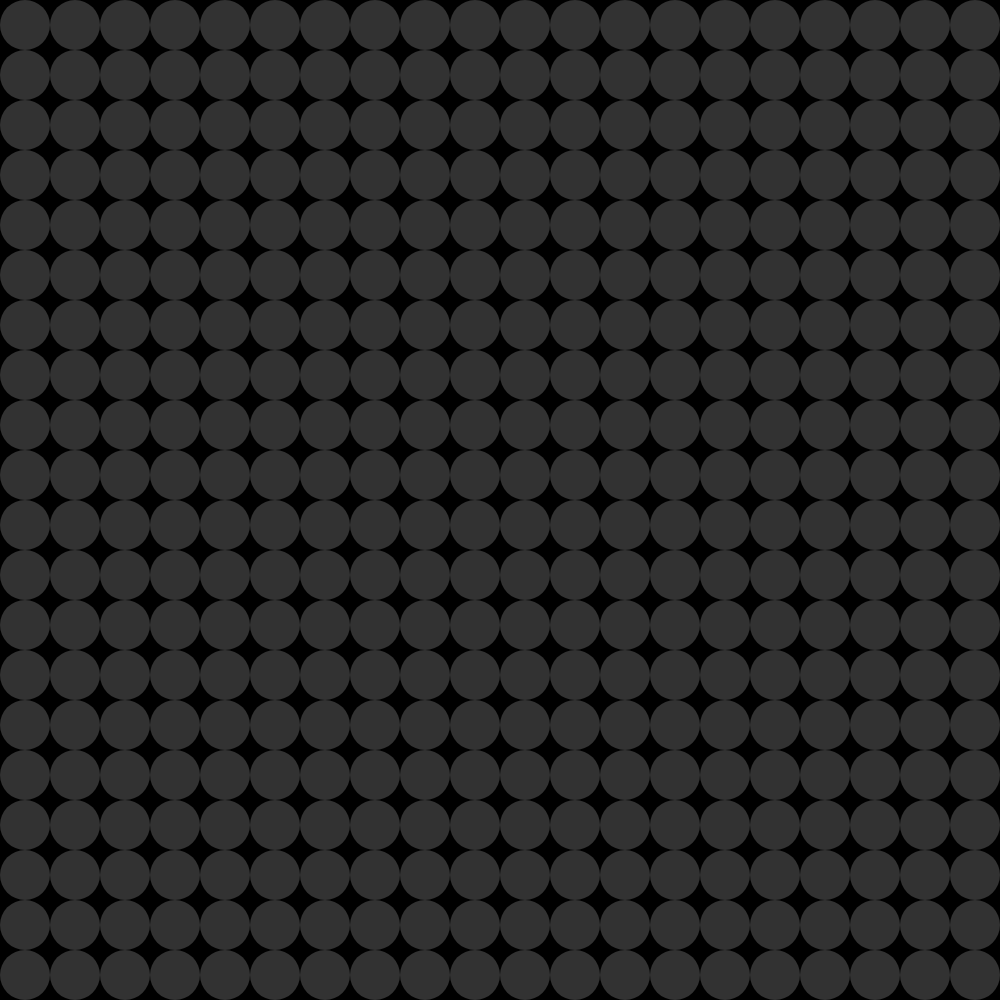
Frame 1 (no input)
Frame 60 (no input): identical to frame 1, image omitted
Frame 120 (the mouse pressed at the canvas centre since frame 60): identical to frame 1, image omitted

The p5.js sketch that drew this single still picture (run headless with seeded random() and noise() and a simulated clock; from frame 60 on, the mouse is pressed at the canvas centre):

// p5.js sketch
// ── sketch.js
let pixel1 = 50;
let pixel2 = 50;

function setup(){
    createCanvas(1000, 1000);
    background(0);
    ellipseMode(CORNER);

}

function draw() {
background(0);

    if (keyIsDown(UP_ARROW)){
        pixel2 = pixel2 + 1;
    }
    if (keyIsDown(DOWN_ARROW)){
        pixel2 = pixel2 - 1;
    }

    fill(pixel1);
    noStroke();
    ellipse(0, 0, 50, 50);
    ellipse(0, 50, 50, 50);
    ellipse(0, 100, 50, 50);
    ellipse(0, 150, 50, 50);
    ellipse(0, 200, 50, 50);
    ellipse(0, 250, 50, 50);
    ellipse(0, 300, 50, 50);
    ellipse(0, 350, 50, 50);
    ellipse(0, 400, 50, 50);
    ellipse(0, 450, 50, 50);
    ellipse(0, 500, 50, 50);
    ellipse(0, 550, 50, 50);
    ellipse(0, 600, 50, 50);
    ellipse(0, 650, 50, 50);
    ellipse(0, 700, 50, 50);
    ellipse(0, 750, 50, 50);
    ellipse(0, 800, 50, 50);
    ellipse(0, 850, 50, 50);
    ellipse(0, 900, 50, 50);
    ellipse(0, 950, 50, 50);

    ellipse(50, 0, 50, 50);
    ellipse(50, 50, 50, 50);
    ellipse(50, 100, 50, 50);
    ellipse(50, 150, 50, 50);
    ellipse(50, 200, 50, 50);
    ellipse(50, 250, 50, 50);
    ellipse(50, 300, 50, 50);
    ellipse(50, 350, 50, 50);
    ellipse(50, 400, 50, 50);
    ellipse(50, 450, 50, 50);
    ellipse(50, 500, 50, 50);
    ellipse(50, 550, 50, 50);
    ellipse(50, 600, 50, 50);
    ellipse(50, 650, 50, 50);
    ellipse(50, 700, 50, 50);
    ellipse(50, 750, 50, 50);
    ellipse(50, 800, 50, 50);
    ellipse(50, 850, 50, 50);
    ellipse(50, 900, 50, 50);
    ellipse(50, 950, 50, 50);

    ellipse(100, 0, 50, 50);
    ellipse(100, 50, 50, 50);
    ellipse(100, 100, 50, 50);
    ellipse(100, 150, 50, 50);
    ellipse(100, 200, 50, 50);
    ellipse(100, 250, 50, 50);
    ellipse(100, 300, 50, 50);
    ellipse(100, 350, 50, 50);
    ellipse(100, 400, 50, 50);
    ellipse(100, 450, 50, 50);
    ellipse(100, 500, 50, 50);
    ellipse(100, 550, 50, 50);
    ellipse(100, 600, 50, 50);
    ellipse(100, 650, 50, 50);
    ellipse(100, 700, 50, 50);
    ellipse(100, 750, 50, 50);
    ellipse(100, 800, 50, 50);
    ellipse(100, 850, 50, 50);
    ellipse(100, 900, 50, 50);
    ellipse(100, 950, 50, 50);

    ellipse(150, 0, 50, 50);
    ellipse(150, 50, 50, 50);
    ellipse(150, 100, 50, 50);
    push();
    fill(pixel2);
    ellipse(150, 150, 50, 50);
    ellipse(150, 200, 50, 50);
    ellipse(150, 250, 50, 50);
    pop();
    ellipse(150, 300, 50, 50);
    ellipse(150, 350, 50, 50);
    ellipse(150, 400, 50, 50);
    ellipse(150, 450, 50, 50);
    ellipse(150, 500, 50, 50);
    ellipse(150, 550, 50, 50);
    ellipse(150, 600, 50, 50);
    ellipse(150, 650, 50, 50);
    ellipse(150, 700, 50, 50);
    ellipse(150, 750, 50, 50);
    push();
    fill(pixel2);
    ellipse(150, 800, 50, 50);
    pop()
    ellipse(150, 850, 50, 50);
    ellipse(150, 900, 50, 50);
    ellipse(150, 950, 50, 50);

    ellipse(200, 0, 50, 50);
    ellipse(200, 50, 50, 50);
    push();
    fill(pixel2);
    ellipse(200, 100, 50, 50);
    ellipse(200, 150, 50, 50);
    pop();
    ellipse(200, 200, 50, 50);
    ellipse(200, 250, 50, 50);
    ellipse(200, 300, 50, 50);
    ellipse(200, 350, 50, 50);
    ellipse(200, 400, 50, 50);
    ellipse(200, 450, 50, 50);
    ellipse(200, 500, 50, 50);
    ellipse(200, 550, 50, 50);
    ellipse(200, 600, 50, 50);
    ellipse(200, 650, 50, 50);
    ellipse(200, 700, 50, 50);
    ellipse(200, 750, 50, 50);
    push();
    fill(pixel2);
    ellipse(200, 800, 50, 50);
    pop();
    ellipse(200, 850, 50, 50);
    ellipse(200, 900, 50, 50);
    ellipse(200, 950, 50, 50);

    ellipse(250, 0, 50, 50);
    ellipse(250, 50, 50, 50);
    push();
    fill(pixel2);
    ellipse(250, 100, 50, 50);
    pop();
    ellipse(250, 150, 50, 50);
    ellipse(250, 200, 50, 50);
    ellipse(250, 250, 50, 50);
    ellipse(250, 300, 50, 50);
    ellipse(250, 350, 50, 50);
    ellipse(250, 400, 50, 50);
    ellipse(250, 450, 50, 50);
    ellipse(250, 500, 50, 50);
    ellipse(250, 550, 50, 50);
    ellipse(250, 600, 50, 50);
    ellipse(250, 650, 50, 50);
    ellipse(250, 700, 50, 50);
    ellipse(250, 750, 50, 50);
    push();
    fill(pixel2);
    ellipse(250, 800, 50, 50);
    pop();
    ellipse(250, 850, 50, 50);
    ellipse(250, 900, 50, 50);
    ellipse(250, 950, 50, 50);

    ellipse(300, 0, 50, 50);
    ellipse(300, 50, 50, 50);
    push();
    fill(pixel2);
    ellipse(300, 100, 50, 50);
    pop();
    ellipse(300, 150, 50, 50);
    ellipse(300, 200, 50, 50);
    ellipse(300, 250, 50, 50);
    ellipse(300, 300, 50, 50);
    ellipse(300, 350, 50, 50);
    ellipse(300, 400, 50, 50);
    ellipse(300, 450, 50, 50);
    ellipse(300, 500, 50, 50);
    ellipse(300, 550, 50, 50);
    ellipse(300, 600, 50, 50);
    ellipse(300, 650, 50, 50);
    ellipse(300, 700, 50, 50);
    ellipse(300, 750, 50, 50);
    push();
    fill(pixel2);
    ellipse(300, 800, 50, 50);
    pop();
    ellipse(300, 850, 50, 50);
    ellipse(300, 900, 50, 50);
    ellipse(300, 950, 50, 50);

    ellipse(350, 0, 50, 50);
    ellipse(350, 50, 50, 50);
    push();
    fill(pixel2);
    ellipse(350, 100, 50, 50);
    pop();
    ellipse(350, 150, 50, 50);
    ellipse(350, 200, 50, 50);
    ellipse(350, 250, 50, 50);
    ellipse(350, 300, 50, 50);
    ellipse(350, 350, 50, 50);
    ellipse(350, 400, 50, 50);
    ellipse(350, 450, 50, 50);
    ellipse(350, 500, 50, 50);
    ellipse(350, 550, 50, 50);
    ellipse(350, 600, 50, 50);
    ellipse(350, 650, 50, 50);
    ellipse(350, 700, 50, 50);
    ellipse(350, 750, 50, 50);
    push();
    fill(pixel2);
    ellipse(350, 800, 50, 50);
    pop();
    ellipse(350, 850, 50, 50);
    ellipse(350, 900, 50, 50);
    ellipse(350, 950, 50, 50);

    ellipse(400, 0, 50, 50);
    ellipse(400, 50, 50, 50);
    push();
    fill(pixel2);
    ellipse(400, 100, 50, 50);
    pop();
    ellipse(400, 150, 50, 50);
    ellipse(400, 200, 50, 50);
    ellipse(400, 250, 50, 50);
    ellipse(400, 300, 50, 50);
    ellipse(400, 350, 50, 50);
    ellipse(400, 400, 50, 50);
    ellipse(400, 450, 50, 50);
    ellipse(400, 500, 50, 50);
    ellipse(400, 550, 50, 50);
    ellipse(400, 600, 50, 50);
    ellipse(400, 650, 50, 50);
    ellipse(400, 700, 50, 50);
    ellipse(400, 750, 50, 50);
    push();
    fill(pixel2);
    ellipse(400, 800, 50, 50);
    pop();
    ellipse(400, 850, 50, 50);
    ellipse(400, 900, 50, 50);
    ellipse(400, 950, 50, 50);

    ellipse(450, 0, 50, 50);
    ellipse(450, 50, 50, 50);
    push();
    fill(pixel2);
    ellipse(450, 100, 50, 50);
    ellipse(450, 150, 50, 50);
    ellipse(450, 200, 50, 50);
    ellipse(450, 250, 50, 50);
    ellipse(450, 300, 50, 50);
    ellipse(450, 350, 50, 50);
    ellipse(450, 400, 50, 50);
    ellipse(450, 450, 50, 50);
    ellipse(450, 500, 50, 50);
    ellipse(450, 550, 50, 50);
    ellipse(450, 600, 50, 50);
    ellipse(450, 650, 50, 50);
    ellipse(450, 700, 50, 50);
    ellipse(450, 750, 50, 50);
    ellipse(450, 800, 50, 50);
    pop();
    ellipse(450, 850, 50, 50);
    ellipse(450, 900, 50, 50);
    ellipse(450, 950, 50, 50);

    ellipse(500, 0, 50, 50);
    ellipse(500, 50, 50, 50);
    push();
    fill(pixel2);
    ellipse(500, 100, 50, 50);
    ellipse(500, 150, 50, 50);
    ellipse(500, 200, 50, 50);
    ellipse(500, 250, 50, 50);
    ellipse(500, 300, 50, 50);
    ellipse(500, 350, 50, 50);
    ellipse(500, 400, 50, 50);
    ellipse(500, 450, 50, 50);
    ellipse(500, 500, 50, 50);
    ellipse(500, 550, 50, 50);
    ellipse(500, 600, 50, 50);
    ellipse(500, 650, 50, 50);
    ellipse(500, 700, 50, 50);
    ellipse(500, 750, 50, 50);
    ellipse(500, 800, 50, 50);
    pop();
    ellipse(500, 850, 50, 50);
    ellipse(500, 900, 50, 50);
    ellipse(500, 950, 50, 50);

    ellipse(550, 0, 50, 50);
    ellipse(550, 50, 50, 50);
    push();
    fill(pixel2);
    ellipse(550, 100, 50, 50);
    pop();
    ellipse(550, 150, 50, 50);
    ellipse(550, 200, 50, 50);
    ellipse(550, 250, 50, 50);
    ellipse(550, 300, 50, 50);
    ellipse(550, 350, 50, 50);
    ellipse(550, 400, 50, 50);
    ellipse(550, 450, 50, 50);
    ellipse(550, 500, 50, 50);
    ellipse(550, 550, 50, 50);
    ellipse(550, 600, 50, 50);
    ellipse(550, 650, 50, 50);
    ellipse(550, 700, 50, 50);
    ellipse(550, 750, 50, 50);
    push();
    fill(pixel2);
    ellipse(550, 800, 50, 50);
    pop();
    ellipse(550, 850, 50, 50);
    ellipse(550, 900, 50, 50);
    ellipse(550, 950, 50, 50);

    ellipse(600, 0, 50, 50);
    ellipse(600, 50, 50, 50);
    push();
    fill(pixel2);
    ellipse(600, 100, 50, 50);
    pop();
    ellipse(600, 150, 50, 50);
    ellipse(600, 200, 50, 50);
    ellipse(600, 250, 50, 50);
    ellipse(600, 300, 50, 50);
    ellipse(600, 350, 50, 50);
    ellipse(600, 400, 50, 50);
    ellipse(600, 450, 50, 50);
    ellipse(600, 500, 50, 50);
    ellipse(600, 550, 50, 50);
    ellipse(600, 600, 50, 50);
    ellipse(600, 650, 50, 50);
    ellipse(600, 700, 50, 50);
    ellipse(600, 750, 50, 50);
    push();
    fill(pixel2);
    ellipse(600, 800, 50, 50);
    pop();
    ellipse(600, 850, 50, 50);
    ellipse(600, 900, 50, 50);
    ellipse(600, 950, 50, 50);

    ellipse(650, 0, 50, 50);
    ellipse(650, 50, 50, 50);
    push();
    fill(pixel2);
    ellipse(650, 100, 50, 50);
    pop();
    ellipse(650, 150, 50, 50);
    ellipse(650, 200, 50, 50);
    ellipse(650, 250, 50, 50);
    ellipse(650, 300, 50, 50);
    ellipse(650, 350, 50, 50);
    ellipse(650, 400, 50, 50);
    ellipse(650, 450, 50, 50);
    ellipse(650, 500, 50, 50);
    ellipse(650, 550, 50, 50);
    ellipse(650, 600, 50, 50);
    ellipse(650, 650, 50, 50);
    ellipse(650, 700, 50, 50);
    ellipse(650, 750, 50, 50);
    push();
    fill(pixel2);
    ellipse(650, 800, 50, 50);
    pop();
    ellipse(650, 850, 50, 50);
    ellipse(650, 900, 50, 50);
    ellipse(650, 950, 50, 50);

    ellipse(700, 0, 50, 50);
    ellipse(700, 50, 50, 50);
    push();
    fill(pixel2);
    ellipse(700, 100, 50, 50);
    pop();
    ellipse(700, 150, 50, 50);
    ellipse(700, 200, 50, 50);
    ellipse(700, 250, 50, 50);
    ellipse(700, 300, 50, 50);
    ellipse(700, 350, 50, 50);
    ellipse(700, 400, 50, 50);
    ellipse(700, 450, 50, 50);
    ellipse(700, 500, 50, 50);
    ellipse(700, 550, 50, 50);
    ellipse(700, 600, 50, 50);
    ellipse(700, 650, 50, 50);
    ellipse(700, 700, 50, 50);
    ellipse(700, 750, 50, 50);
    push();
    fill(pixel2);
    ellipse(700, 800, 50, 50);
    pop();
    ellipse(700, 850, 50, 50);
    ellipse(700, 900, 50, 50);
    ellipse(700, 950, 50, 50);

    ellipse(750, 0, 50, 50);
    ellipse(750, 50, 50, 50);
    push();
    fill(pixel2);
    ellipse(750, 100, 50, 50);
    pop();
    ellipse(750, 150, 50, 50);
    ellipse(750, 200, 50, 50);
    ellipse(750, 250, 50, 50);
    ellipse(750, 300, 50, 50);
    ellipse(750, 350, 50, 50);
    ellipse(750, 400, 50, 50);
    ellipse(750, 450, 50, 50);
    ellipse(750, 500, 50, 50);
    ellipse(750, 550, 50, 50);
    ellipse(750, 600, 50, 50);
    ellipse(750, 650, 50, 50);
    ellipse(750, 700, 50, 50);
    push();
    fill(pixel2);
    ellipse(750, 750, 50, 50);
    ellipse(750, 800, 50, 50);
    pop();
    ellipse(750, 850, 50, 50);
    ellipse(750, 900, 50, 50);
    ellipse(750, 950, 50, 50);

    ellipse(800, 0, 50, 50);
    ellipse(800, 50, 50, 50);
    push();
    fill(pixel2);
    ellipse(800, 100, 50, 50);
    pop();
    ellipse(800, 150, 50, 50);
    ellipse(800, 200, 50, 50);
    ellipse(800, 250, 50, 50);
    ellipse(800, 300, 50, 50);
    ellipse(800, 350, 50, 50);
    ellipse(800, 400, 50, 50);
    ellipse(800, 450, 50, 50);
    ellipse(800, 500, 50, 50);
    ellipse(800, 550, 50, 50);
    ellipse(800, 600, 50, 50);
    push();
    fill(pixel2);
    ellipse(800, 650, 50, 50);
    ellipse(800, 700, 50, 50);
    ellipse(800, 750, 50, 50);
    pop();
    ellipse(800, 800, 50, 50);
    ellipse(800, 850, 50, 50);
    ellipse(800, 900, 50, 50);
    ellipse(800, 950, 50, 50);

    ellipse(850, 0, 50, 50);
    ellipse(850, 50, 50, 50);
    ellipse(850, 100, 50, 50);
    ellipse(850, 150, 50, 50);
    ellipse(850, 200, 50, 50);
    ellipse(850, 250, 50, 50);
    ellipse(850, 300, 50, 50);
    ellipse(850, 350, 50, 50);
    ellipse(850, 400, 50, 50);
    ellipse(850, 450, 50, 50);
    ellipse(850, 500, 50, 50);
    ellipse(850, 550, 50, 50);
    ellipse(850, 600, 50, 50);
    ellipse(850, 650, 50, 50);
    ellipse(850, 700, 50, 50);
    ellipse(850, 750, 50, 50);
    ellipse(850, 800, 50, 50);
    ellipse(850, 850, 50, 50);
    ellipse(850, 900, 50, 50);
    ellipse(850, 950, 50, 50);

    ellipse(900, 0, 50, 50);
    ellipse(900, 50, 50, 50);
    ellipse(900, 100, 50, 50);
    ellipse(900, 150, 50, 50);
    ellipse(900, 200, 50, 50);
    ellipse(900, 250, 50, 50);
    ellipse(900, 300, 50, 50);
    ellipse(900, 350, 50, 50);
    ellipse(900, 400, 50, 50);
    ellipse(900, 450, 50, 50);
    ellipse(900, 500, 50, 50);
    ellipse(900, 550, 50, 50);
    ellipse(900, 600, 50, 50);
    ellipse(900, 650, 50, 50);
    ellipse(900, 700, 50, 50);
    ellipse(900, 750, 50, 50);
    ellipse(900, 800, 50, 50);
    ellipse(900, 850, 50, 50);
    ellipse(900, 900, 50, 50);
    ellipse(900, 950, 50, 50);

    ellipse(950, 0, 50, 50);
    ellipse(950, 50, 50, 50);
    ellipse(950, 100, 50, 50);
    ellipse(950, 150, 50, 50);
    ellipse(950, 200, 50, 50);
    ellipse(950, 250, 50, 50);
    ellipse(950, 300, 50, 50);
    ellipse(950, 350, 50, 50);
    ellipse(950, 400, 50, 50);
    ellipse(950, 450, 50, 50);
    ellipse(950, 500, 50, 50);
    ellipse(950, 550, 50, 50);
    ellipse(950, 600, 50, 50);
    ellipse(950, 650, 50, 50);
    ellipse(950, 700, 50, 50);
    ellipse(950, 750, 50, 50);
    ellipse(950, 800, 50, 50);
    ellipse(950, 850, 50, 50);
    ellipse(950, 900, 50, 50);
    ellipse(950, 950, 50, 50);
}

function keyIsDown() {


    
}
